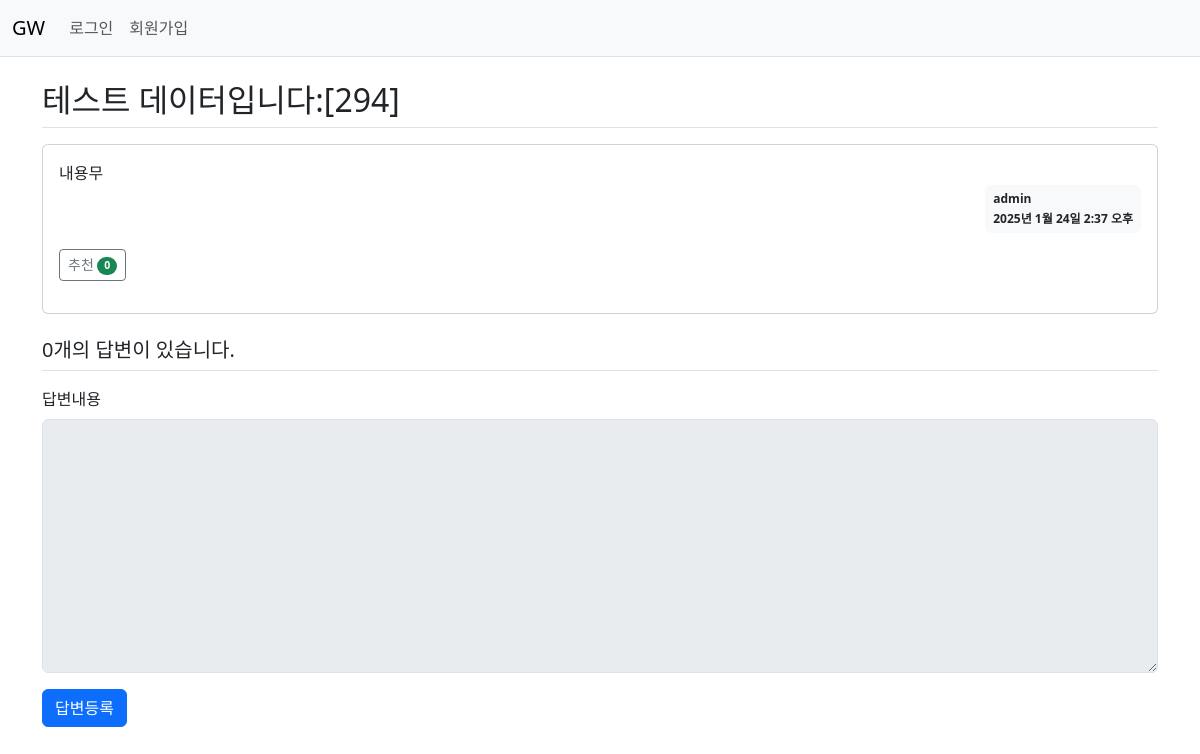
Page /gw/305/ on the earlier database version.
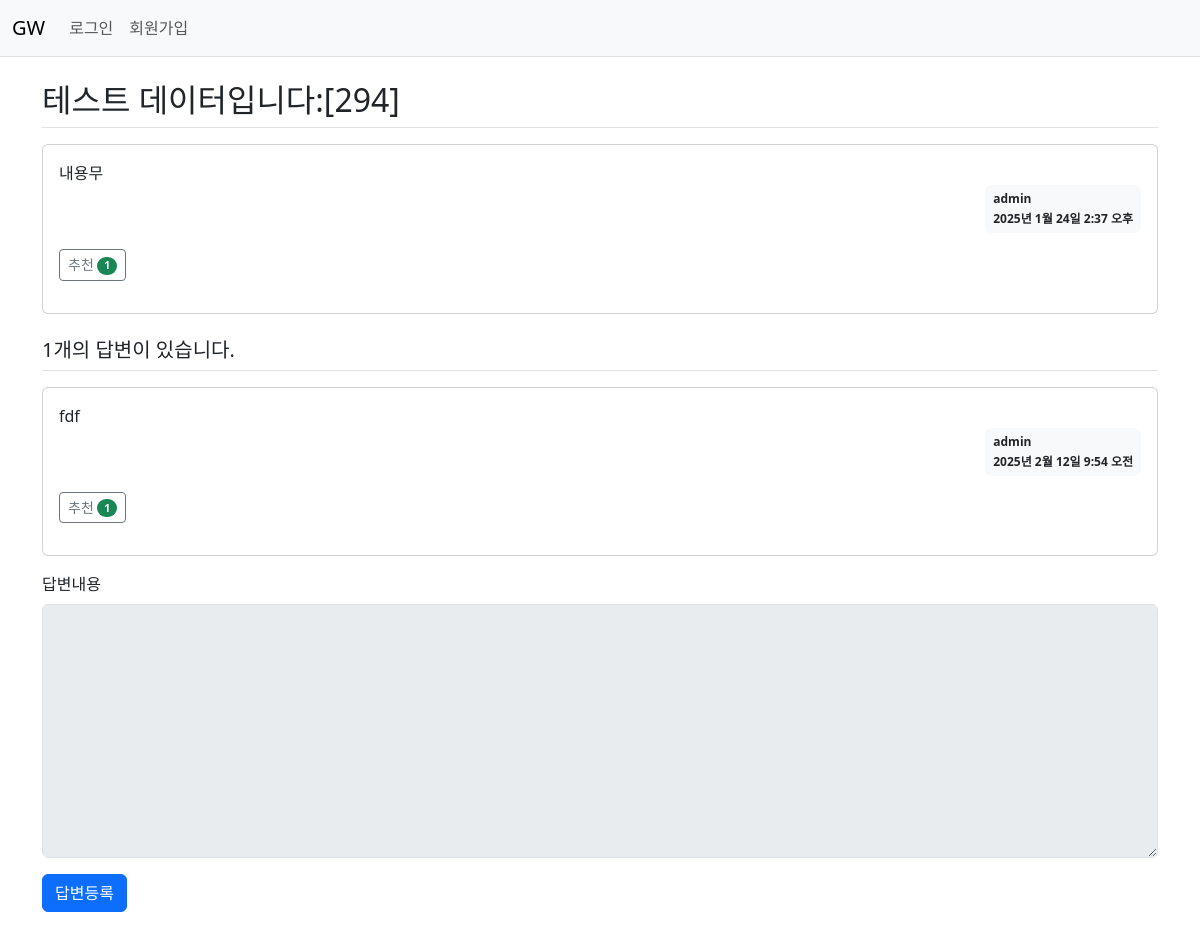
Same page on the later database version.
### gw/models.py (models this page shows, shortened)
class Question(models.Model):
    subject = models.CharField(max_length=200)
    content = models.TextField()
    create_date = models.DateTimeField(default=now)
    author = models.ForeignKey(User, on_delete=models.CASCADE, related_name='author_question')
    modify_date = models.DateTimeField(null=True, blank=True) # 수정 일시 추가, null 허용, 값 없어도 허용
    voter = models.ManyToManyField(User, related_name='voter_question')

class Answer(models.Model):
    question = models.ForeignKey(Question, on_delete=models.CASCADE)
    content = models.TextField()
    create_date = models.DateTimeField(default=now)
    author = models.ForeignKey(User, on_delete=models.CASCADE, related_name='author_answer')
    modify_date = models.DateTimeField(null=True, blank=True) # 수정 일시 추가, null 허용, 값 없어도 허용
    voter = models.ManyToManyField(User, related_name='voter_answer')

### gw/views/base_views.py (the view)
# urls.py: path('<int:question_id>/', base_views.detail, name='detail'),
def detail(request, question_id):
    question = get_object_or_404(Question, pk=question_id)
    context = {'question' : question}
    return render(request, 'gw/question_detail.html', context)

### templates/gw/question_detail.html (shortened to what this page needs)
{% extends 'base.html' %}
{% block content %}
<!-- {% load static %}
<link rel="stylesheet" type="text/css" href="{% static 'bootstrap.min.css' %}"> -->
<div class="container my-3">
    <h2 class="border-bottom py-2">{{ question.subject }}</h2>
    <div class="card my-3">
        <div class="card-body">
            <div class="card-text" style="white-space: pre-line;">{{ question.content }}</div>
            <div class="d-flex justify-content-end">
                <div class="badge bg-light text-dark p-2 text-start">
                    <div class="mb-2">{{ question.author.username }}</div>
                    <div>{{ question.create_date }}</div>
                </div>
            </div>
            <div class="my-3">
                <a href="javascript:void(0)" data-uri="{% url 'gw:question_vote' question.id  %}"
                    class="recommend btn btn-sm btn-outline-secondary"> 추천
                    <span class="badge rounded-pill bg-success">{{ question.voter.count }}</span>
                </a>
            </div>
        </div>
    </div>
    <h5 class="border-bottom my-3 py-2">{{question.answer_set.count}}개의 답변이 있습니다.</h5>
    {% for answer in question.answer_set.all %}
    <div class="card my-3">
        <div class="card-body">
            <div class="card-text" style="white-space: pre-line;">{{ answer.content }}</div>
            <div class="d-flex justify-content-end">
                <div class="badge bg-light text-dark p-2 text-start">
                    <div class="mb-2">{{ question.author.username }}</div>
                    <div>{{ answer.create_date }}</div>
                </div>
            </div>
            <div class="my-3">
                <a href="javascript:void(0)" data-uri="{% url 'gw:answer_vote' answer.id  %}"
                    class="recommend btn btn-sm btn-outline-secondary"> 추천
                    <span class="badge rounded-pill bg-success">{{ answer.voter.count }}</span>
                </a>
            </div>
        </div>
    </div>
    {% endfor %}
    <form action="{% url 'gw:answer_create' question.id %}" method="post" class="my-3">
        <div class="mb-3">
            <label for="content" class="form-label">답변내용</label>
            <textarea {% if not user.is_authenticated %} disabled {% endif %}
            name="content" id="content" class="form-control" rows="10"></textarea>
        </div>
        <input type="submit" value="답변등록" class="btn btn-primary">
    </form>
</div>
{% endblock content %}

### templates/base.html (shortened to what this page needs)
{% load static %}
<!DOCTYPE html>
<html lang="en">
<head>
    <link rel="stylesheet" type="text/css" href="{% static 'bootstrap.min.css' %}">
    <link rel="stylesheet" type="text/css" href="{% static 'style.css' %}">
</head>
<body>
    {% include "navbar.html" %}
    {% block content %}
    {% endblock content %}
</body>
</html>

### templates/navbar.html (shortened to what this page needs)
<nav class="navbar navbar-expand-lg navbar-light bg-light border-bottom">
    <div class="container-fluid">
        <a class="navbar-brand" href="{% url 'gw:index' %}">GW</a>
        <div class="collapse navbar-collapse" id="navbarSupportedContent">
            <ul class="navbar-nav me-auto mb-2 mb-lg-0">
                <li class="nav-item">
                    {% if user.is_authenticated %}
                    <a class="nav-link" href="{% url 'common:logout' %}"> {{ user.username }} (로그아웃) </a>
                    {% else %}
                    <a class="nav-link" href="{% url 'common:login' %}">로그인</a>
                    {% endif %}
                </li>
                <li>
                    {% if not user.is_authenticated %}
                    <a class="nav-link" href="{% url 'common:signup' %}">회원가입</a>
                    {% endif %}
                </li>
            </ul>
        </div>
    </div>
</nav>

Differences in the rows shown:
computed for Question "테스트 데이터입니다:[294]": voter.count "0" → "1"; answer_set.count "0" → "1"
added Answer: content "fdf", {{ question.author.username }} "admin", create_date "2025년 2월 12일 9:54 오전", voter.count "1"
